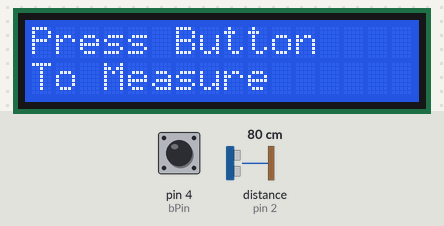
Simulated run of this sketch. Board: Arduino Uno, built with avr-gcc and run on an emulated ATmega328P. On the bench: 16×2 character LCD. The inputs (shaded band) are chosen by the test bench; at power-on: pin 4 (bPin) HIGH, distance to the obstacle (sensor on pin 2) 80 cm. The echo pulse lasts 58.3 µs per cm; what the sketch prints to the serial monitor is not drawn.

Above: at 1.2 s.
1.3 s: pin 4 (bPin) pulled LOW for 0.15 s
At 3.2 s:
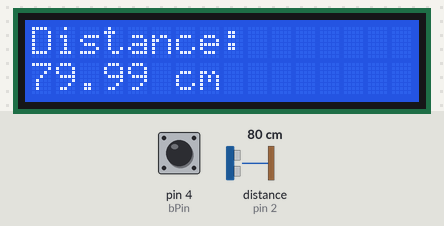
3.5 s: pin 4 (bPin) pulled LOW for 3.2 s
At 7.1 s:
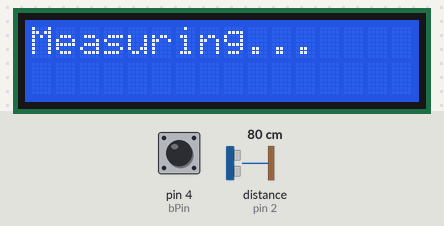
Timing chart, 0 to 8.6 s (numbered marks = the images above; inputs shaded):
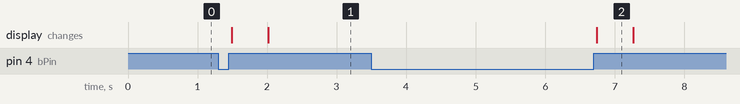

Measured:
- after the input at 1.3 s, the display: first changes after 0.19 s (image 1 shows a later state)
- after the input at 3.5 s, the display: changes after 3.2 s (image 2)
- what the display in image 2 shows lasts 0.6 s, from 6.7 s to 7.3 s

The sketch:

codeForMeasuringTool.ino
```cpp
#include <Wire.h>
#include <LiquidCrystal_I2C.h>

int bPin = 4;

int totalTimesMeasured = 50;
float total = 0;
float avg;

int trigPin = 3;
int echoPin = 2;

LiquidCrystal_I2C lcd(0x27, 16, 2);

void setup() {

  lcd.init();
  lcd.backlight();

  Serial.begin(9600);

  pinMode(trigPin, OUTPUT);
  pinMode(echoPin, INPUT);
  pinMode(bPin, INPUT_PULLUP);

  lcd.setCursor(0, 0);
  lcd.print("Press Button");
  lcd.setCursor(0, 1);
  lcd.print("To Measure");
}

void loop() {

  if (digitalRead(bPin) == LOW) {

    while (digitalRead(bPin) == LOW);
    delay(20);

    total = 0;

    lcd.clear();
    lcd.setCursor(0, 0);
    lcd.print("Measuring...");

    int validMeasurements = 0;

    for (int i = 0; i < totalTimesMeasured; i++) {

      float distance = measure();

      if (distance != -1) {
        total += distance;
        validMeasurements++;
      }

      delay(5);
    }

    lcd.clear();

    if (validMeasurements > 0) {

      avg = total / validMeasurements;

      Serial.print("Distance: ");
      Serial.print(avg);
      Serial.println(" cm");

      lcd.setCursor(0, 0);
      lcd.print("Distance:");

      lcd.setCursor(0, 1);
      lcd.print(avg);
      lcd.print(" cm");

    } else {

      Serial.println("No echo detected.");

      lcd.setCursor(0, 0);
      lcd.print("Measurement");
      lcd.setCursor(0, 1);
      lcd.print("Failed");
    }
  }
}

float measure() {

  digitalWrite(trigPin, LOW);
  delayMicroseconds(2);

  digitalWrite(trigPin, HIGH);
  delayMicroseconds(10);

  digitalWrite(trigPin, LOW);

  long duration = pulseIn(echoPin, HIGH, 30000);

  if (duration == 0) {
    return -1;
  }

  float distance = duration * 0.0343 / 2;

  return distance;
}
```
